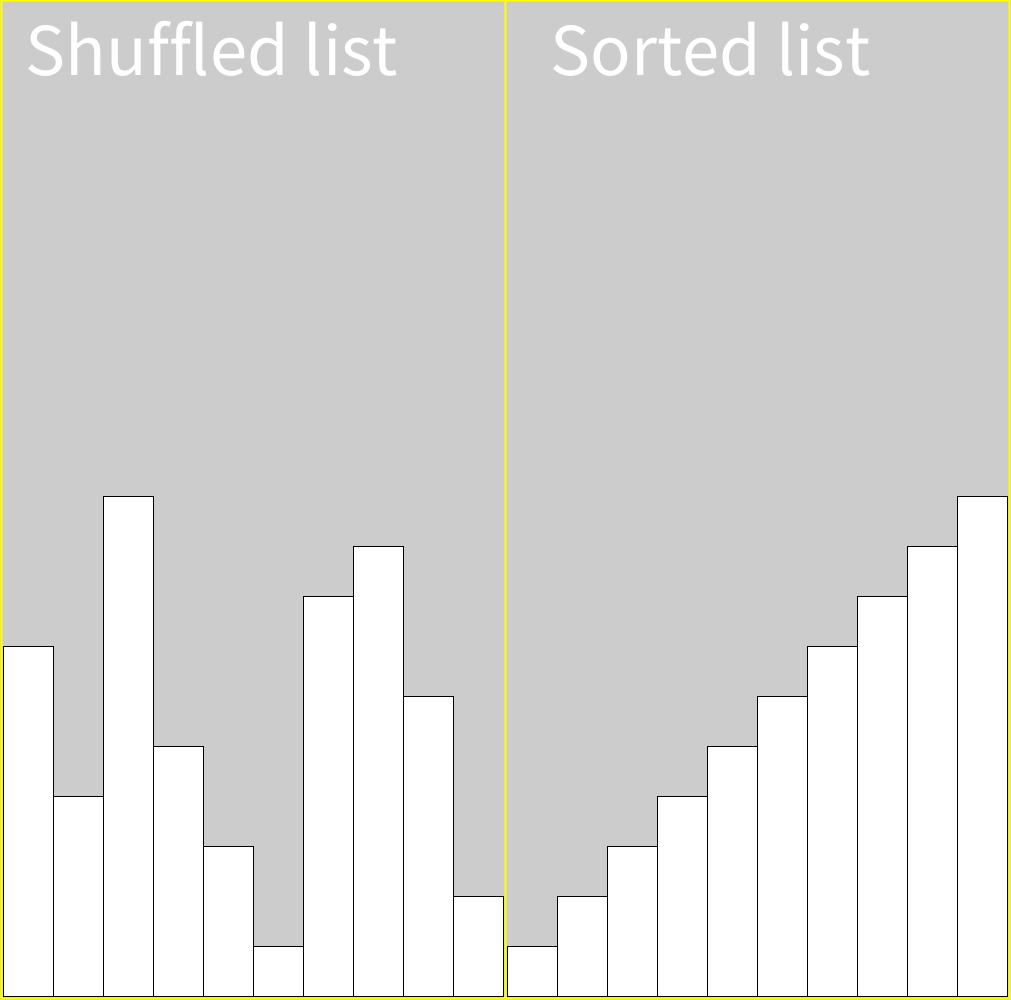
Frame 1 (no input)
Frame 60 (the mouse pressed at the canvas centre just before this capture): identical to frame 1, image omitted
Frame 120 (the mouse held since frame 60 and released just before this capture): identical to frame 1, image omitted

The Processing sketch that drew this single still picture (run headless with seeded random() and noise(); from frame 60 on, the mouse is pressed at the canvas centre):

// Processing sketch: Rekursive_Algoritmer
// ── Rekursive_Algoritmer.pde
int[] list ={1, 2, 3, 4, 5, 6, 7, 8, 9, 10};  
int[] shuffledList = new int[10];

void setup() {
  graphics();
  size(1011, 1000);
  shuffle(list, 0);
  shuffledList = list;
  display(0, shuffledList, 3);
}

void draw() {
  selectionSort(list, 0, 0);
  display(0, list, 507);
}

void graphics() {

  // Line to seperate the lists.
  strokeWeight(2);
  stroke(255, 255, 0);
  noFill();
  rect(1, 0, 1008, 998);
  fill(255);
  line(505, 1000, 505 , 0);
  strokeWeight(1);
  stroke(0);

  //text descriptions
  textSize(75);
  text("Shuffled list", 25, 75);
  text("Sorted list", 550, 75);
}

// ── display.pde
void display(int index, int[] list, int xOffset) {
  int h = list[index];
  rect(xOffset+(50*index), (20*50)-4, 50, -50*h);
  if (index < list.length-1) {
    display(index+1, list,xOffset);
  }
}

// ── selectionSort.pde
void selectionSort(int[] list, int i, int j) {

  if (i == list.length) 
     return; 
  else if (j == list.length) {

    selectionSort(list, i+1, i+2);
  } else {

    if (list[i] > list[j]) {

      int valueA = list[i];
      list[i] = list[j];
      list[j] = valueA;
    }

    selectionSort(list, i, j+1);
  }
}

// ── shuffle.pde
int[] shuffle(int[] list, int i) {
  if (i>= list.length) {
    return list;
  } else {
    int newIndex = (int) random(i, list.length);
    int valueA = list[newIndex];
    int valueB = list[i];
    list[i] = valueA;
    list[newIndex] = valueB;
    i++;
    return shuffle(list, i);
  }
}
